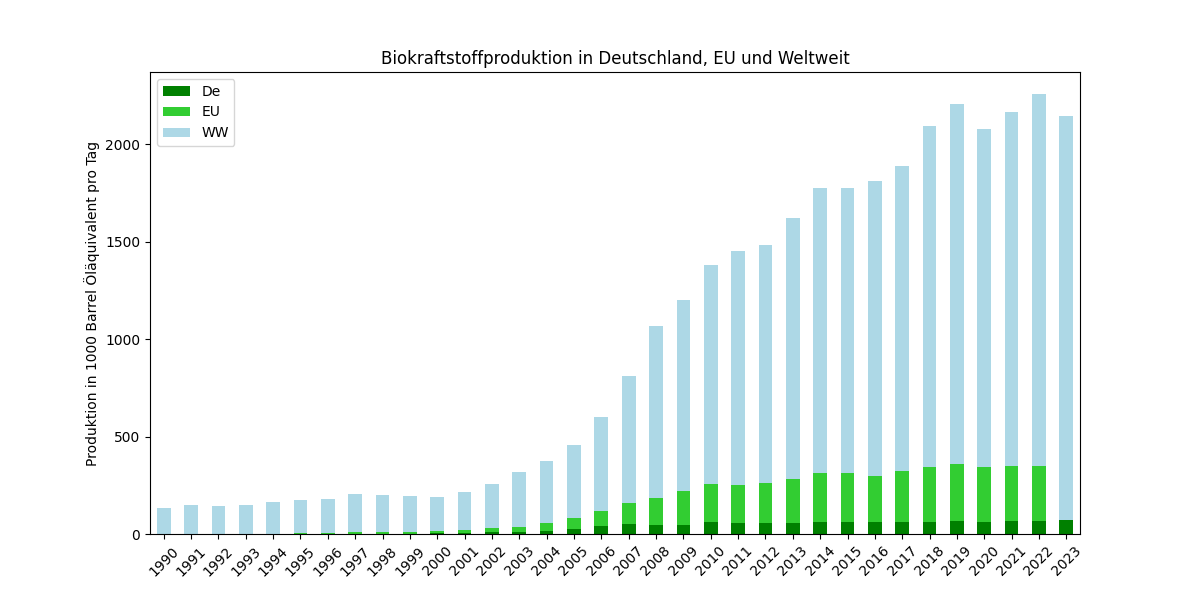

Generate this figure with Python:
# import seaborn as sns
import pandas as pd
import matplotlib.pyplot as plt

# Apply the default theme
# sns.set_theme("dark")

# dat = "./produktion-von-biokraftstoffen-in-deutschland-und-eu-bis-2023.csv"
dat = "pitch\\data\\biofuel_prod\\produktion-von-biokraftstoffen-in-deutschland-und-EU-und-WW-bis-2023.csv"

data = pd.read_csv(dat, sep=",")

xlabel = "Jahr"
ylabel = "Produktion in 1000 Barrel Öläquivalent pro Tag"
title = "Biokraftstoffproduktion in Deutschland, EU und Weltweit"

# Set the color palette using seaborn
# palette = sns.color_palette("dark", len(data.columns) - 1)  # 'husl' is an example palette

# data["EU"] = (data["EU"] / data.at[29, "EU"])
# data["De"] = (data["De"] / data.at[29, "De"])
# data["WW"] = (data["WW"] / data.at[29, "WW"])
# print(data.at[29 "EU"])
# print(data)

ax = data.plot.bar(x="Jahr", figsize=(12, 6), xlabel="", ylabel=ylabel, title=title, rot=45, stacked=True, color=["green", "limegreen", "lightblue"])
# plt.grid()

# Schwellenwert definieren
threshold = 5

# Annotate the bars with their respective values
# for container in ax.containers:
#     labels = [int(val) if val > threshold else '' for val in container.datavalues]
#     ax.bar_label(container, labels=labels, label_type='edge')

# plt.show()
plt.savefig("pitch\\data\\biofuel_prod\\biofuel_prod.svg")
plt.savefig("pitch\\data\\biofuel_prod\\biofuel_prod.png")